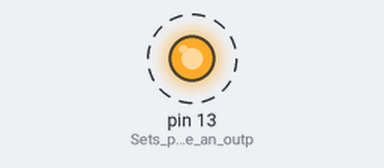
This sketch was run on a simulated Arduino Uno, built with avr-gcc and run on an emulated ATmega328P. Parts: output pins drawn as LEDs (lit = HIGH). Dashed ring = blinking. At 10.0 s the program stops and its outputs stay as they are.

Above: at 0.5 s.
Timing chart, 0 to 4.6 s (numbered marks = the images above):
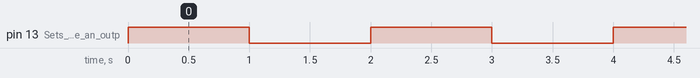

Measured:
- by itself, pin 13 (Sets_pin_13_to_be_an_outp): alternates HIGH for 1.0 s and LOW for 1.0 s, 10 changes in all, then stays LOW

The sketch:

blink_led.ino
```cpp
void setup() {
  pinMode(13, OUTPUT);//Sets pin 13 to be an output
}

void loop() {
  for (int i = 0; i <5; i++) //Our initalizer, condition, modifer
  {
  digitalWrite(13, HIGH); //Turn the LED ON
  delay(1000); //Wait for 1 second
  digitalWrite(13, LOW); //Turn the LED OFF
  delay(1000); //Wait for 1 second
  }
  while(true){
    //Prevents further blinking after 5 times since loop() runs indefinately
  }
}
```
